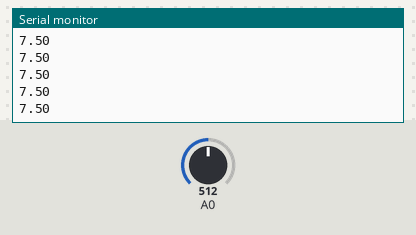
Bench run of a sketch on a simulated Arduino Uno, built with avr-gcc and run on an emulated ATmega328P. Shown: the last lines printed to the serial monitor. The inputs (shaded band) are chosen by the test bench; at power-on: A0 = 512.

Above: at 1.2 s.
1.3 s: A0 set to 716
At 1.56 s:
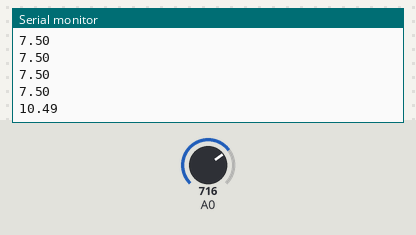
2.8 s: A0 set to 900
At 2.96 s:
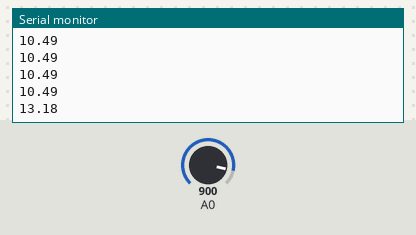
Timing chart, 0 to 5.8 s (numbered marks = the images above; inputs shaded):
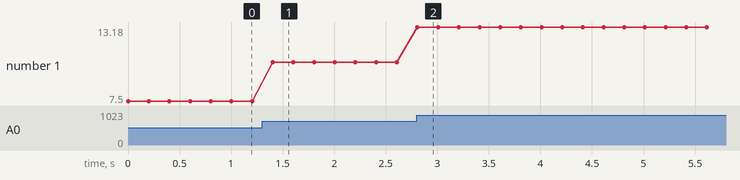

The sketch:

turbidity.ino
```cpp
void setup () {
 Serial.begin(9600); // baud rate

}


void loop() {

  int turbidity = analogRead(A0);

  float volt = turbidity*(5.0/1024.0)*3;

 Serial.println(volt);


  delay(200);

}
```

Measured:
- after the input at 1.3 s, the serial monitor: prints a new line after 0.10 s (image 1)
- after the input at 2.8 s, the serial monitor: prints a new line at once (image 2)
- plotted number 1: 7.5 → 10.49 after the input at 1.3 s, 10.49 → 13.18 after the input at 2.8 s
